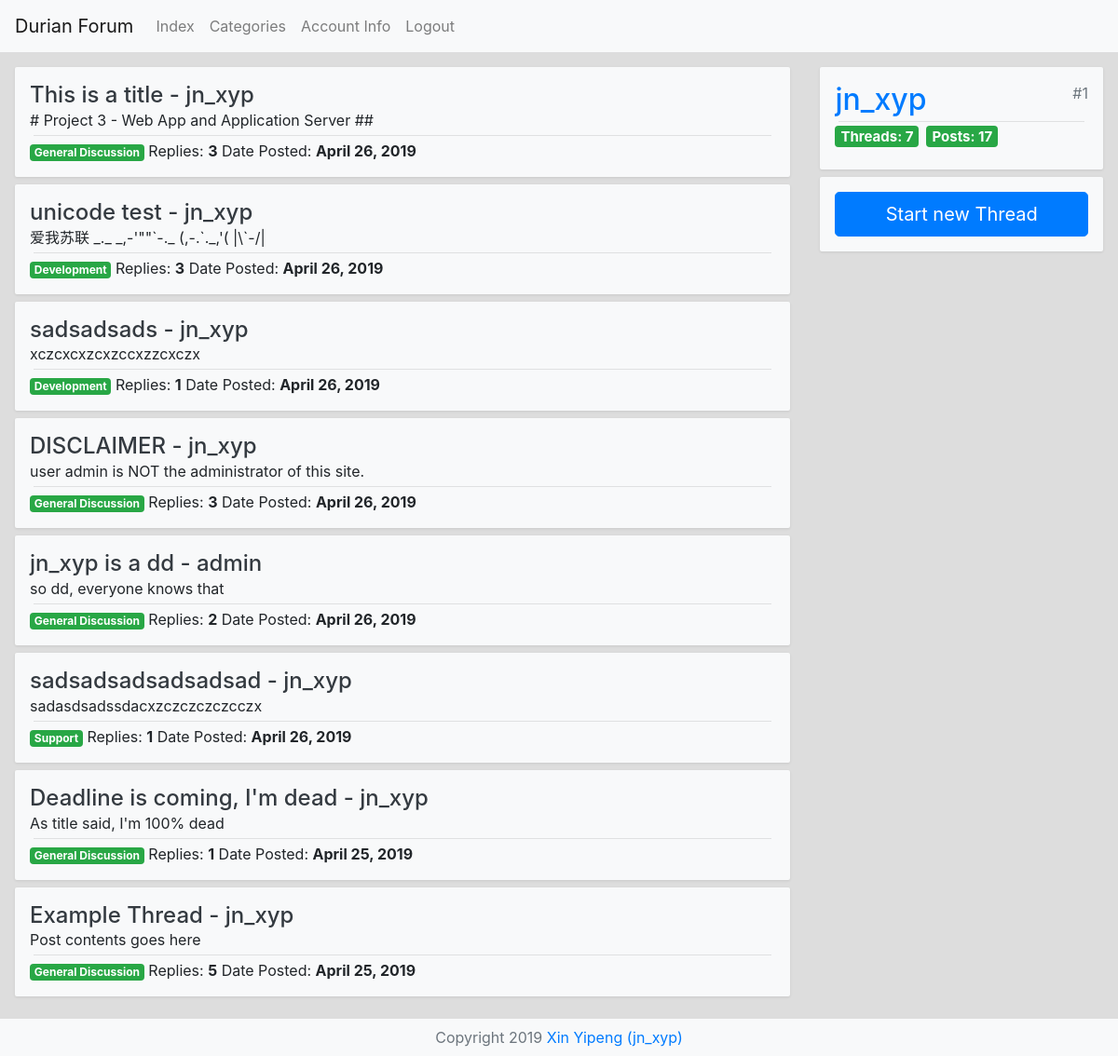
/e/xiny13/forum/ (signed in), run on the app's committed database.
### forum/models.py (models this page shows, shortened)
class Thread(models.Model):
    author = models.ForeignKey(to=ForumUser, on_delete=models.CASCADE, related_name='threads',
                               related_query_name='thread', null=True)
    title = models.CharField('Thread Title', max_length=100)
    pub_date = models.DateTimeField('Date Published')
    category = models.ForeignKey(to=Category, on_delete=models.CASCADE, related_name='threads',
                                 related_query_name='thread', null=True)

class ForumUser(models.Model):
    user = models.OneToOneField(to=User, on_delete=models.CASCADE, null=True,
                                related_name='forum_user', related_query_name='forum_user')
    nick_name = models.CharField(max_length=30)

class Post(models.Model):
    author = models.ForeignKey(to=ForumUser, on_delete=models.CASCADE, related_name='posts',
                               related_query_name='post', null=True)
    contents = models.TextField('Post Contents')
    pub_date = models.DateTimeField('Date Published')
    parent_thread = models.ForeignKey(to='Thread', on_delete=models.CASCADE, related_name='posts',
                                      related_query_name='post')
    reply_target = models.ForeignKey(to='self', on_delete=models.SET_NULL, null=True, blank=True,
                                     related_name='replies', related_query_name='reply')

class Category(models.Model):
    name = models.CharField('Tag Name', max_length=100)
    description = models.TextField('Tag Description', blank=True)

### forum/views.py (the view)
# urls.py: path('', views.IndexPageView.as_view(), name='index'),
class IndexPageView(ListView):
    template_name = 'forum/index.html'
    extra_context = {'auth_config': ForumConfig.__dict__,
                     'title': 'Index Page - %s' % ForumConfig.verbose_name}
    model = Thread
    paginate_by = 100
    def get_queryset(self):
        return Thread.objects.all()[::-1]

### forum/templates/forum/index.html (shortened to what this page needs)
{% extends "forum/header_and_footer.html" %}
{% block content %}
    <div class="forum-bg" style="display: flex; flex-direction: row; flex-wrap: wrap-reverse">
        <div id="left" class="p-3" style="flex-grow: 5; max-width: 80%">
            {% for thread in object_list %}
                <div class="forum-card p-3 mb-2 bg-light">
                    <div>
                        <a href="{% url 'forum:thread' thread.id %}"
                           class="h4 text-dark">{{ thread.title }}
                            - {{ thread.author.user.username }}</a>
                    </div>
                    <div>{{ thread.posts.first.contents|slice:50 }}</div>
                    <hr class="m-1">
                    <span class="badge badge-success">{{ thread.category.name }}</span>
                    <span>Replies: <b>{{ thread.posts.all|length }}</b></span>
                    <span>Date Posted: <b>{{ thread.pub_date|date }}</b></span>
                </div>
            {% empty %}
                <p class="h3">No threads yet.</p>
            {% endfor %}
        </div>
        <div id="right" class="p-3" style="flex-grow: 1">
            <div id="user-info" class="forum-card p-3 mb-2 bg-light">
                {% if user.is_authenticated %}
                    {% if user.forum_user %}
                        <a href="{% url 'forum:user_info' user.id %}"
                           class="d-block"><span
                                class="h2 ">{{ user.forum_user.nick_name }}</span><span
                                class="float-right text-secondary">#{{ user.id }}</span></a>
                        <hr class="m-1">
                        <div style="display: flex; flex-direction: row" class="h5">
                            <div class="badge badge-success mr-2" style="flex-basis: 70px">
                                <span>Threads:</span>
                                <span>{{ user.forum_user.threads.all|length }}</span>
                            </div>
                            <div class="badge badge-success mr-2" style="flex-basis: 70px">
                                <span>Posts:</span>
                                <span>{{ user.forum_user.posts.all|length }}</span>
                            </div>
                        </div>
                    {% else %}
                        <div class="secondary-title">Please activate your forum account</div>
                        <hr class="m-1">
                        <a class="btn btn-danger btn-lg btn-block"
                           href="{% url 'forum:activate' %}?next={{ request.path }}"
                           role="button">Activate</a>
                    {% endif %}
                {% endif %}
            </div>
            <div id="create-post" class="forum-card p-3 mb-2 bg-light">
                <a href="{% url 'forum:create_thread' %}?category_id=1"
                   class="btn btn-primary btn-lg btn-block">Start new Thread
                </a>
            </div>
        </div>
    </div>
{% endblock %}

### forum/static/forum/common.css (style rules this page uses)
.forum-card { box-shadow: 0 1px 3px rgba(26,26,26,.1); overflow: hidden; border-radius: 2px; }
.forum-bg { background: #dddddd; }

### data on the page
Thread: title "This is a title", author.user.username "jn_xyp", posts.first.contents "# Project 3 - Web App and Application Server ##", category.name "General Discussion", posts.all|length "3", pub_date "April 26, 2019"
Thread: title "unicode test", author.user.username "jn_xyp", posts.first.contents "爱我苏联 _._ _,-'\"\"`-._ (,-.`._,'( |\\`-/|", category.name "Development", posts.all|length "3", pub_date "April 26, 2019"
Thread: title "sadsadsads", author.user.username "jn_xyp", posts.first.contents "xczcxcxzcxzccxzzcxczx", category.name "Development", posts.all|length "1", pub_date "April 26, 2019"
Thread: title "DISCLAIMER", author.user.username "jn_xyp", posts.first.contents "user admin is NOT the administrator of this site.", category.name "General Discussion", posts.all|length "3", pub_date "April 26, 2019"
Thread: title "jn_xyp is a dd", author.user.username "admin", posts.first.contents "so dd, everyone knows that", category.name "General Discussion", posts.all|length "2", pub_date "April 26, 2019"
Thread: title "sadsadsadsadsadsad", author.user.username "jn_xyp", posts.first.contents "sadasdsadssdacxzczczczczcczx", category.name "Support", posts.all|length "1", pub_date "April 26, 2019"
Thread: title "Deadline is coming, I'm dead", author.user.username "jn_xyp", posts.first.contents "As title said, I'm 100% dead", category.name "General Discussion", posts.all|length "1", pub_date "April 25, 2019"
Thread: title "Example Thread", author.user.username "jn_xyp", posts.first.contents "Post contents goes here", category.name "General Discussion", posts.all|length "5", pub_date "April 25, 2019"

### other printed values
{{ auth_config.verbose_name }} "Durian Forum"
{{ user.forum_user.nick_name }} "jn_xyp"
{{ user.id }} "1"
{{ user.forum_user.threads.all|length }} "7"
{{ user.forum_user.posts.all|length }} "17"
{{ auth_config.copyright|safe }} "Copyright 2019 Xin Yipeng (jn_xyp)"
